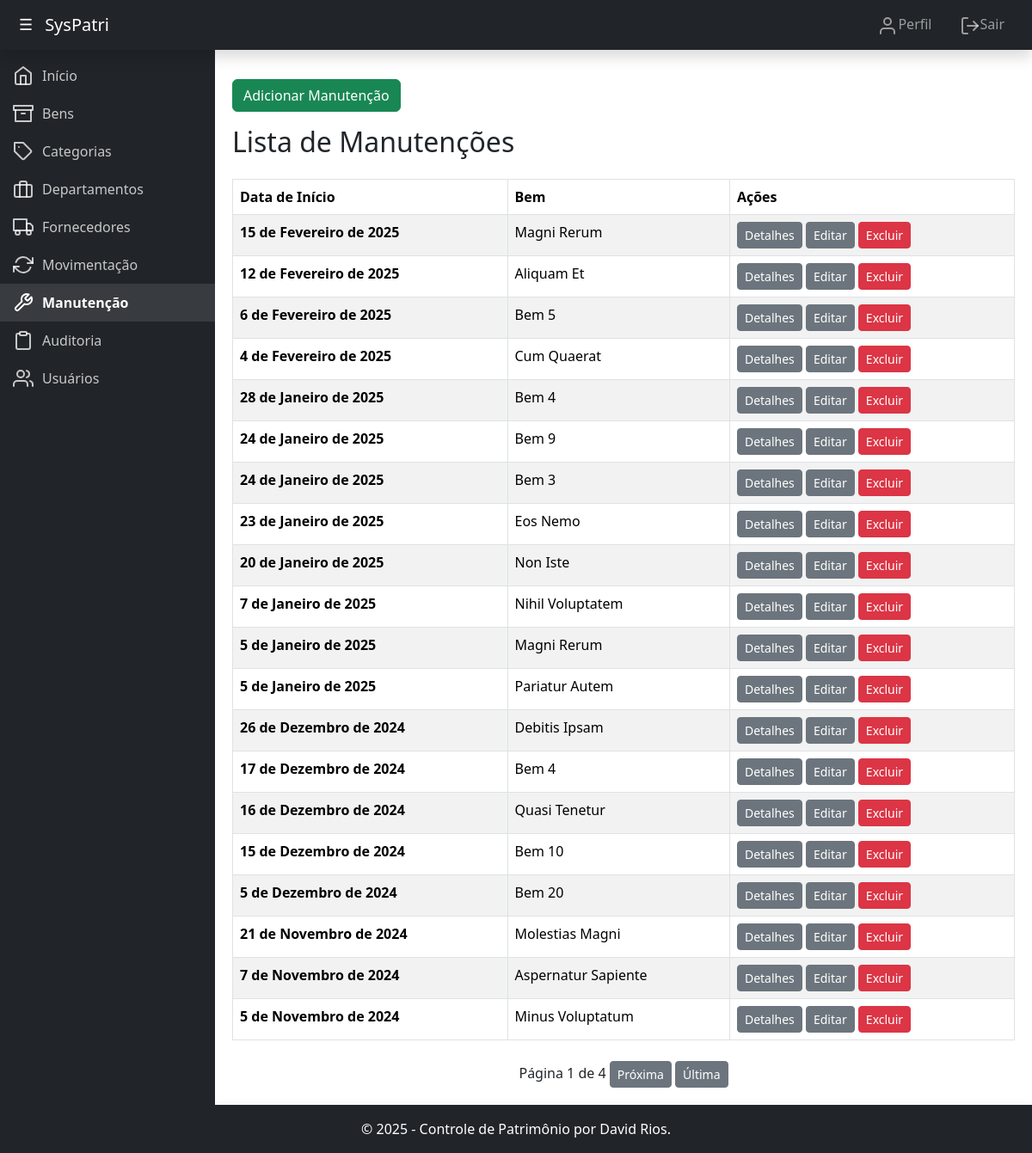
Page /controle/manutencoes/ (signed in) on the committed database.
### controle/models.py (models this page shows, shortened)
class Manutencao(models.Model):
    bem = models.ForeignKey(Bem, on_delete=models.CASCADE, verbose_name="Bem")
    data_inicio = models.DateField(verbose_name="Data de Início")
    data_fim = models.DateField(blank=True, null=True, verbose_name="Data de Término")
    responsavel = models.ForeignKey(Usuario, on_delete=models.SET_NULL, null=True, verbose_name="Responsável")
    custo = models.DecimalField(max_digits=10, decimal_places=2, blank=True, null=True, verbose_name="Custo")
    descricao = models.TextField(verbose_name="Descrição")
    class Meta:
        verbose_name = "Manutenção"
        verbose_name_plural = "Manutenções"

### patrimonio/models.py (models this page shows, shortened)
class Bem(models.Model):
    nome = models.CharField(max_length=100, verbose_name="Nome")
    descricao = models.TextField(blank=True, null=True, verbose_name="Descrição")
    categoria = models.ForeignKey(Categoria, on_delete=models.SET_NULL, null=True, verbose_name="Categoria")
    departamento = models.ForeignKey(Departamento, on_delete=models.SET_NULL, null=True, verbose_name="Departamento")
    fornecedor = models.ForeignKey(Fornecedor, on_delete=models.SET_NULL, null=True, verbose_name="Fornecedor")
    data_aquisicao = models.DateField(verbose_name="Data de Aquisição")
    valor = models.DecimalField(max_digits=10, decimal_places=2, verbose_name="Valor")
    rfid = models.CharField(max_length=50, unique=True, verbose_name="RFID")
    status = models.CharField(max_length=20, choices=[('ativo', 'Ativo'), ('inativo', 'Inativo')], default='ativo', verbose_name="Status")
    class Meta:
        verbose_name = "Bem"
        verbose_name_plural = "Bens"

### controle/views.py (the view)
# urls.py: path('manutencoes/', views.listar_manutencoes, name='listar_manutencoes'),
@login_required
def listar_manutencoes(request):
    manutencoes = Manutencao.objects.all().order_by('-data_inicio')
    paginator = Paginator(manutencoes, 20)  # Exibe 20 manutenções por página
    page_number = request.GET.get('page')  # Obtém o número da página atual
    page_obj = paginator.get_page(page_number)  # Obtém as manutenções para a página atual
    return render(request, 'listar_manutencoes.html', {'page_obj': page_obj})

### controle/templates/listar_manutencoes.html (shortened to what this page needs)
{% extends 'base.html' %}
{% block content %}
    <a class="btn btn-success" href="{% url 'adicionar_manutencao' %}">Adicionar Manutenção</a>
    <h2 class="mb-4">Lista de Manutenções</h2>
    <table class="table table-striped table-bordered">
        <thead>
            <tr>
                <th>Data de Início</th>
                <th>Bem</th>
                <th>Ações</th>
            </tr>
        </thead>
        <tbody>
            {% for manutencao in page_obj %}
                <tr>
                    <td><strong>{{ manutencao.data_inicio }}</strong></td>
                    <td>{{ manutencao.bem.nome }}</td>
                    <td>
                        <a class="btn btn-secondary btn-sm" href="{% url 'detalhes_manutencao' manutencao.pk %}">Detalhes</a>
                        <a class="btn btn-secondary btn-sm" href="{% url 'atualizar_manutencao' manutencao.pk %}">Editar</a>
                        <a class="btn btn-danger btn-sm" href="{% url 'excluir_manutencao' manutencao.pk %}" onclick="return confirm('Tem certeza que deseja excluir esta manutenção?');">Excluir</a>
                    </td>
                </tr>
            {% endfor %}
        </tbody>
    </table>
    <div class="pagination align-items-center mt-4 d-flex justify-content-center">
        <span class="step-links text-center">
            <span>Página {{ page_obj.number }} de {{ page_obj.paginator.num_pages }}</span>
            {% if page_obj.has_next %}
                <a class="btn btn-secondary btn-sm" href="?page={{ page_obj.next_page_number }}">Próxima</a>
                <a class="btn btn-secondary btn-sm" href="?page={{ page_obj.paginator.num_pages }}">Última</a>
            {% endif %}
        </span>
    </div>
{% endblock %}

### rows in the picture
Manutencao: data_inicio "15 de Fevereiro de 2025", bem.nome "Magni Rerum"
Manutencao: data_inicio "12 de Fevereiro de 2025", bem.nome "Aliquam Et"
Manutencao: data_inicio "6 de Fevereiro de 2025", bem.nome "Bem 5"
Manutencao: data_inicio "4 de Fevereiro de 2025", bem.nome "Cum Quaerat"
Manutencao: data_inicio "28 de Janeiro de 2025", bem.nome "Bem 4"
Manutencao: data_inicio "24 de Janeiro de 2025", bem.nome "Bem 9"
Manutencao: data_inicio "24 de Janeiro de 2025", bem.nome "Bem 3"
Manutencao: data_inicio "23 de Janeiro de 2025", bem.nome "Eos Nemo"
Manutencao: data_inicio "20 de Janeiro de 2025", bem.nome "Non Iste"
Manutencao: data_inicio "7 de Janeiro de 2025", bem.nome "Nihil Voluptatem"
Manutencao: data_inicio "5 de Janeiro de 2025", bem.nome "Magni Rerum"
Manutencao: data_inicio "5 de Janeiro de 2025", bem.nome "Pariatur Autem"
Manutencao: data_inicio "26 de Dezembro de 2024", bem.nome "Debitis Ipsam"
Manutencao: data_inicio "17 de Dezembro de 2024", bem.nome "Bem 4"
Manutencao: data_inicio "16 de Dezembro de 2024", bem.nome "Quasi Tenetur"
Manutencao: data_inicio "15 de Dezembro de 2024", bem.nome "Bem 10"
Manutencao: data_inicio "5 de Dezembro de 2024", bem.nome "Bem 20"
Manutencao: data_inicio "21 de Novembro de 2024", bem.nome "Molestias Magni"
Manutencao: data_inicio "7 de Novembro de 2024", bem.nome "Aspernatur Sapiente"
Manutencao: data_inicio "5 de Novembro de 2024", bem.nome "Minus Voluptatum"

### other values in the picture
{{ page_obj.number }} "1"
{{ page_obj.paginator.num_pages }} "4"
